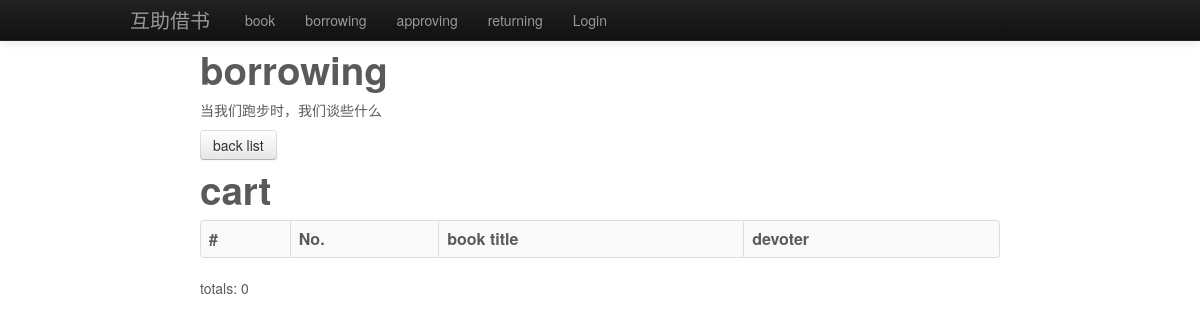
Before: /book_borrow.php?id=1 with the older database file.
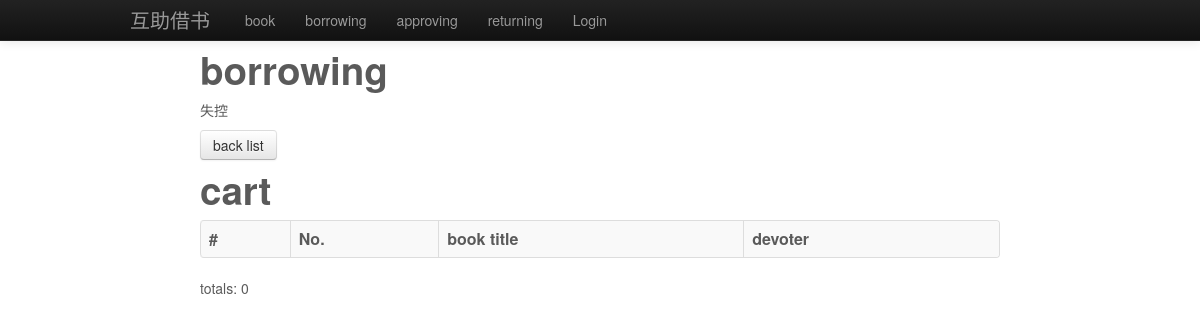
After: the same page with the newer database file.
### tables this page shows
create table book(
	 id INT NOT NULL AUTO_INCREMENT PRIMARY KEY,
     title NVARCHAR(100) NOT NULL,
     state int ,
     douban_img NVARCHAR(100),
     author_id int,
     devote_id int,
     borrow_user_id int
) default default;

### config.inc.php (called while the page is built, shortened)
<?
	$database = "bb";
	if ($database) {
    	$dbcheck = mysql_select_db("$database");
	}
	function db_query($sql){
		return mysql_query($sql);
	}
	function is_login(){
		return isset($_SESSION["user_name"]);
	}
	class DB {
		public function query ($sql){
			$this->result = $this->db_check(mysql_query($sql));
			return $this -> result;
		}
		public function fetch_row($result){
			return mysql_fetch_row($result);
		}
		function db_check($r){
			return $r;
		}
	}
?>

### book_borrow.php (the view, shortened to what this page needs)
<?
	include "config.inc.php";
	$id = $_GET['id'];
	$d = new DB;
	$sql = "select title from book where id='${id}'";
	try{
	$result = $d -> query($sql);
		if (!$d -> is_empty($result)){
			$row = $d -> fetch_row($result);
			$title = $row[0];
		}
	}catch(Exception $e ){$log = new Log;$log->warn("${e}");}
?>
<html>
<head>
</head>
<body>
	<? include "banner.php";?>
	<div id="wrapper">
		<h1>borrowing  </h1>
		<p>  <?echo $title;?></p>
		<a href="book_list.php" class="btn">back list</a>
		<h1>cart</h1>
		<table cellpadding="2" class="table table-striped table-bordered">
		<tr>
			<th>#</th>
			<th>No.</th>
			<th>book title</th>
			<th>devoter</th>
		</tr>
<?
	if ($dbcheck) {
		$sql = "select bo.id ,bo.title ,bo.devote_id ,u.email
			from book bo
			left join user u on bo.devote_id = u.id
			where bo.state = 1 ";
		$count_sql = "select count(1) from (${sql}) balias";
		$result = db_query($count_sql);
		$row = mysql_fetch_row($result);
		$total_records = $row[0];
	}
?>
</table>
<?
	echo "totals: " . $total_records;
?>
	</div>
</body>
</html>

### banner.php (shortened to what this page needs)
<div class="navbar navbar-inverse navbar-fixed-top">
  <div class="navbar-inner">
    <div class="container">
		<a class="brand" href="/index.php">互助借书</a>
		<ul class="nav">
		<li ><a href="/book_list.php">book</a></li>
		<li ><a href="/book_borrow.php">borrowing</a></li>
		<li ><a href="/book_approving.php">approving</a></li>
		<li ><a href="/book_return_cart.php">returning</a></li>
		<? if (!is_login()){ ?>
			<li><a href="/login.php" >Login</a></li>
		<?}?>
		</ul>
    </div>
  </div>
</div>

### wrapper.css (style rules this page uses)
body { color: #5a5a5a; width: 800px; margin: 50px auto 0; }

Changed rows visible on the page:
changed book: title "当我们跑步时，我们谈些什么" → "失控"
